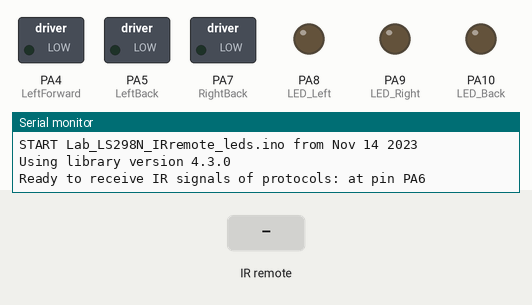
Recording of a sketch running on a simulated STM32 Blue Pill. On the bench: switched loads named in the sketch (green lamp = pin HIGH), output pins drawn as LEDs (lit = HIGH), the last lines printed to the serial monitor. Inputs (shaded band) come from the test bench. Pins used as bus, display or sensor lines are not drawn.

Above: at 1.2 s.
1.3 s: infrared code 0x11 received
At 2.3 s:
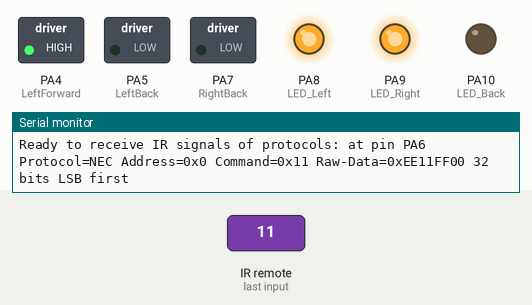
2.8 s: infrared code 0x14 received
At 3.5 s:
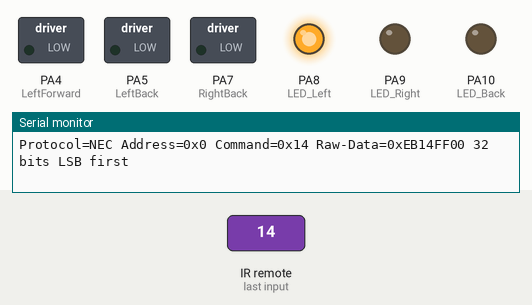
4.3 s: infrared code 0x16 received
At 4.6 s:
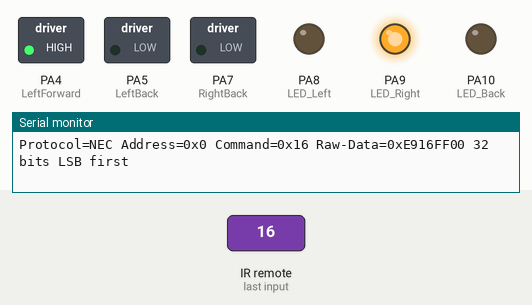
5.8 s: infrared code 0x19 received
At 7.0 s:
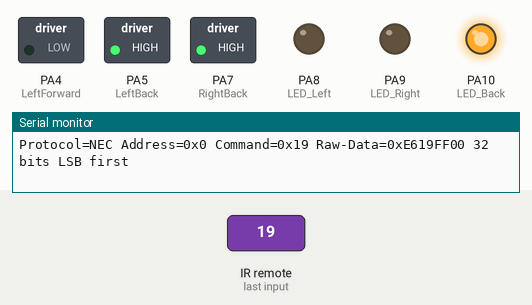
Timing chart, 0 to 8.3 s (numbered marks = the images above; inputs shaded):
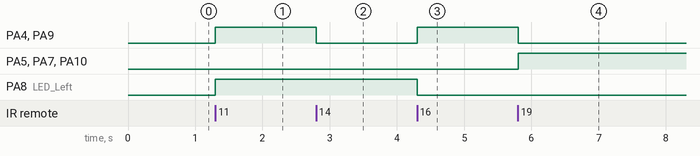

Measured:
- after the input at 1.3 s, PA4 (LeftForward), PA8 (LED_Left), PA9 (LED_Right): LOW → HIGH at once
- after the input at 2.8 s, PA4 (LeftForward), PA9 (LED_Right): HIGH → LOW at once
- after the input at 4.3 s, PA4 (LeftForward), PA9 (LED_Right): LOW → HIGH at once; PA8 (LED_Left): HIGH → LOW at once
- after the input at 5.8 s, PA4 (LeftForward), PA9 (LED_Right): HIGH → LOW at once; PA5 (LeftBack), PA7 (RightBack), PA10 (LED_Back): LOW → HIGH at once

The sketch:

Lab_LS298N_IRremote_leds.ino
```cpp
/*
 * Specify which protocol(s) should be used for decoding.
 * If no protocol is defined, all protocols (except Bang&Olufsen) are active.
 * This must be done before the #include <IRremote.hpp>
 */

#define DECODE_NEC          // Includes Apple and Onkyo

#define LED_Left 8
#define LED_Right 9
#define LED_Back 10

#define LeftForward 4   // Motor Black -     LS298N IN1 -> Arduino Pin4
#define LeftBack 5      // Motor Red     +     LS298N IN2 -> Arduino Pin5
#define RightForward 6  // Motor Black -     LS298N IN3 -> Arduino Pin6
#define RightBack 7    // Motor Red     +     LS298N IN4 -> Arduino Pin7

#include <Arduino.h>

#include "PinDefinitionsAndMore.h" // Define macros for input and output pin etc.
#include <IRremote.hpp>

void setup() {
    pinMode(LED_Left, OUTPUT);
    pinMode(LED_Right, OUTPUT);
    pinMode(LED_Back, OUTPUT);
    Serial.begin(115200);
    // Just to know which program is running on my Arduino
    Serial.println(F("START " __FILE__ " from " __DATE__ "\r\nUsing library version " VERSION_IRREMOTE));

    // Start the receiver and if not 3. parameter specified, take LED_BUILTIN pin from the internal boards definition as default feedback LED
    IrReceiver.begin(IR_RECEIVE_PIN, ENABLE_LED_FEEDBACK);

    Serial.print(F("Ready to receive IR signals of protocols: "));
    printActiveIRProtocols(&Serial);
    Serial.println(F("at pin " STR(IR_RECEIVE_PIN)));
    // motor
    pinMode(LeftForward,OUTPUT);
    pinMode(LeftBack,OUTPUT);
    pinMode(RightForward,OUTPUT);
    pinMode(RightBack,OUTPUT);
    initCar();
}

//  ------   motor
void initCar(){
	//默认全是低电平 停止状态
  digitalWrite(LeftForward,LOW);
	digitalWrite(LeftBack,LOW);
	digitalWrite(RightForward,LOW);
	digitalWrite(RightBack,LOW);
}

void go(){
  // 左轮前进
  digitalWrite(LeftForward,HIGH);
	digitalWrite(LeftBack,LOW);
  // 右轮前进
	digitalWrite(RightForward,HIGH);
	digitalWrite(RightBack,LOW);
}

void back(){
  //左轮后退
  digitalWrite(LeftForward,LOW);
	digitalWrite(LeftBack,HIGH);
  //右轮后退
	digitalWrite(RightForward,LOW);
	digitalWrite(RightBack,HIGH);
}

/* 左转 */
void turnLeft(){
  //左轮不动
  digitalWrite(LeftForward,LOW);
	digitalWrite(LeftBack,LOW);
  // 右轮前进
	digitalWrite(RightForward,HIGH);
	digitalWrite(RightBack,LOW);
}

/* 右转 */
void turnRight(){
  // 左轮前进
  digitalWrite(LeftForward,HIGH);
	digitalWrite(LeftBack,LOW);
  // 右轮不动
  digitalWrite(RightForward,LOW);
	digitalWrite(RightBack,LOW);
}

void stopCar(){
	initCar();
}

void loop() {
    /*
     * Check if received data is available and if yes, try to decode it.
     * Decoded result is in the IrReceiver.decodedIRData structure.
     *
     * E.g. command is in IrReceiver.decodedIRData.command
     * address is in command is in IrReceiver.decodedIRData.address
     * and up to 32 bit raw data in IrReceiver.decodedIRData.decodedRawData
     */
    if (IrReceiver.decode()) {

        /*
         * Print a short summary of received data
         */
        IrReceiver.printIRResultShort(&Serial);
        IrReceiver.printIRSendUsage(&Serial);
        if (IrReceiver.decodedIRData.protocol == UNKNOWN) {
            Serial.println(F("Received noise or an unknown (or not yet enabled) protocol"));
            // We have an unknown protocol here, print more info
            IrReceiver.printIRResultRawFormatted(&Serial, true);
        }
        Serial.println();

        /*
         * !!!Important!!! Enable receiving of the next value,
         * since receiving has stopped after the end of the current received data packet.
         */
        IrReceiver.resume(); // Enable receiving of the next value

        /*
         * Finally, check the received data and perform actions according to the received command
         */
        if (IrReceiver.decodedIRData.command == 0x11) {
            // forward - 2
             digitalWrite(LED_Left, HIGH);
             digitalWrite(LED_Right, HIGH);
            digitalWrite(LED_Back, LOW);
            go();

        } else if (IrReceiver.decodedIRData.command == 0x14) {
            // Left - 4
            digitalWrite(LED_Left, HIGH);
            digitalWrite(LED_Right, LOW);
            digitalWrite(LED_Back, LOW);
            turnLeft();

        } else if (IrReceiver.decodedIRData.command == 0x16) {
            // right - 6
            digitalWrite(LED_Left, LOW);
            digitalWrite(LED_Right, HIGH);
            digitalWrite(LED_Back, LOW);
            turnRight();
        } else if (IrReceiver.decodedIRData.command == 0x19) {
            // back
             digitalWrite(LED_Left, LOW);
             digitalWrite(LED_Right, LOW);
             digitalWrite(LED_Back, HIGH);
             back();
        } else if (IrReceiver.decodedIRData.command == 0x0) {
            // stop
            digitalWrite(LED_Left, LOW);
            digitalWrite(LED_Right, LOW);
            digitalWrite(LED_Back, LOW);
            stopCar();

        }
    }
}
```

PinDefinitionsAndMore.h
```cpp
// (licence header left out)
/*
 * Pin mapping table for different platforms
 *
 * Platform     IR input    IR output   Tone      Core/Pin schema
 * --------------------------------------------------------------
 * DEFAULT/AVR  2           3           4         Arduino
 * ATtinyX5     0|PB0       4|PB4       3|PB3     ATTinyCore
 * ATtiny167    3|PA3       2|PA2       7|PA7     ATTinyCore
 * ATtiny167    9|PA3       8|PA2       5|PA7     Digispark pro
 * ATtiny3217  18|PA1      19|PA2      20|PA3     MegaTinyCore
 * ATtiny1604   2           3|PA5       %
 * ATtiny816   14|PA1      16|PA3       1|PA5     MegaTinyCore
 * ATtiny1614   8|PA1      10|PA3       1|PA5     MegaTinyCore
 * SAMD21       3           4           5
 * ESP8266      14|D5       12|D6       %
 * ESP32        15          4           27
 * BluePill     PA6         PA7         PA3
 * APOLLO3      11          12          5
 * RP2040       3|GPIO15    4|GPIO16    5|GPIO17
 */
//#define _IR_MEASURE_TIMING // For debugging purposes.

#if defined(__AVR__)
#if defined(__AVR_ATtiny25__) || defined(__AVR_ATtiny45__) || defined(__AVR_ATtiny85__) // Digispark board
#include "ATtinySerialOut.hpp" // TX is at pin 2 - Available as Arduino library "ATtinySerialOut". Saves 700 bytes program memory and 70 bytes RAM for ATtinyCore
#define IR_RECEIVE_PIN  0
#define IR_SEND_PIN     4 // Pin 2 is serial output with ATtinySerialOut. Pin 1 is internal LED and Pin3 is USB+ with pullup on Digispark board.
#define TONE_PIN        3
#define _IR_TIMING_TEST_PIN 3

#  elif defined(__AVR_ATtiny87__) || defined(__AVR_ATtiny167__) // Digispark pro board
#include "ATtinySerialOut.hpp" // Available as Arduino library "ATtinySerialOut"
// For ATtiny167 Pins PB6 and PA3 are usable as interrupt source.
#  if defined(ARDUINO_AVR_DIGISPARKPRO)
#define IR_RECEIVE_PIN   9 // PA3 - on Digispark board labeled as pin 9
//#define IR_RECEIVE_PIN  14 // PB6 / INT0 is connected to USB+ on DigisparkPro boards
#define IR_SEND_PIN      8 // PA2 - on Digispark board labeled as pin 8
#define TONE_PIN         5 // PA7 - on Digispark board labeled as pin 5
#define _IR_TIMING_TEST_PIN 10 // PA4
#  else
#define IR_RECEIVE_PIN  3 // PA3 - on Digispark board labeled as pin 9
#define IR_SEND_PIN     2 // PA2 - on Digispark board labeled as pin 8
#define TONE_PIN        7 // PA7 - on Digispark board labeled as pin 5
#  endif

#  elif defined(__AVR_ATtiny88__) // MH-ET Tiny88 board
#include "ATtinySerialOut.hpp" // Available as Arduino library "ATtinySerialOut". Saves 128 bytes program memory
// Pin 6 is TX pin 7 is RX
#define IR_RECEIVE_PIN   3 // INT1
#define IR_SEND_PIN      4
#define TONE_PIN         9
#define _IR_TIMING_TEST_PIN 8

#  elif defined(__AVR_ATtiny1616__)  || defined(__AVR_ATtiny3216__) || defined(__AVR_ATtiny3217__) // Tiny Core Dev board
#define IR_RECEIVE_PIN  18
#define IR_SEND_PIN     19
#define TONE_PIN        20
#define APPLICATION_PIN  0 // PA4
#undef LED_BUILTIN         // No LED available on the TinyCore 32 board, take the one on the programming board which is connected to the DAC output
#define LED_BUILTIN      2 // PA6

#  elif defined(__AVR_ATtiny816__) // Tiny Core Micro
#define IR_RECEIVE_PIN  14 // PA1
#define IR_SEND_PIN     16 // PA3
#define TONE_PIN         1 // PA5
#define APPLICATION_PIN  0 // PA4
#undef LED_BUILTIN         // No LED available, take the one which is connected to the DAC output
#define LED_BUILTIN      4 // PB5

#  elif defined(__AVR_ATtiny1614__)
#define IR_RECEIVE_PIN   8 // PA1
#define IR_SEND_PIN     10 // PA3
#define TONE_PIN         1 // PA5
#define APPLICATION_PIN  0 // PA4

#  elif defined(__AVR_ATtiny1604__)
#define IR_RECEIVE_PIN   2 // To be compatible with interrupt example, pin 2 is chosen here.
#define IR_SEND_PIN      3
#define APPLICATION_PIN  5

#define tone(...) void()      // Define as void, since TCB0_INT_vect is also used by tone()
#define noTone(a) void()
#define TONE_PIN        42 // Dummy for examples using it

#  elif defined(__AVR_ATmega1284__) || defined(__AVR_ATmega1284P__) \
|| defined(__AVR_ATmega644__) || defined(__AVR_ATmega644P__) \
|| defined(__AVR_ATmega324P__) || defined(__AVR_ATmega324A__) \
|| defined(__AVR_ATmega324PA__) || defined(__AVR_ATmega164A__) \
|| defined(__AVR_ATmega164P__) || defined(__AVR_ATmega32__) \
|| defined(__AVR_ATmega16__) || defined(__AVR_ATmega8535__) \
|| defined(__AVR_ATmega64__) || defined(__AVR_ATmega128__) \
|| defined(__AVR_ATmega1281__) || defined(__AVR_ATmega2561__) \
|| defined(__AVR_ATmega8515__) || defined(__AVR_ATmega162__)
#define IR_RECEIVE_PIN      2
#define IR_SEND_PIN        13
#define TONE_PIN            4
#define APPLICATION_PIN     5
#define ALTERNATIVE_IR_FEEDBACK_LED_PIN 6 // E.g. used for examples which use LED_BUILDIN for example output.
#define _IR_TIMING_TEST_PIN 7

#  else // Default as for ATmega328 like on Uno, Nano, Leonardo, Teensy 2.0 etc.
#define IR_RECEIVE_PIN      2 // To be compatible with interrupt example, pin 2 is chosen here.
#define IR_SEND_PIN         3
#define TONE_PIN            4
#define APPLICATION_PIN     5
#define ALTERNATIVE_IR_FEEDBACK_LED_PIN 6 // E.g. used for examples which use LED_BUILDIN for example output.
#define _IR_TIMING_TEST_PIN 7

#    if defined(ARDUINO_AVR_PROMICRO) // Sparkfun Pro Micro is __AVR_ATmega32U4__ but has different external circuit
// We have no built in LED at pin 13 -> reuse RX LED
#undef LED_BUILTIN
#define LED_BUILTIN         LED_BUILTIN_RX
#    endif
#  endif // defined(__AVR_ATtiny25__)...

#elif defined(ESP8266)
#define FEEDBACK_LED_IS_ACTIVE_LOW // The LED on my board (D4) is active LOW
#define IR_RECEIVE_PIN          14 // D5
#define IR_SEND_PIN             12 // D6 - D4/pin 2 is internal LED
#define _IR_TIMING_TEST_PIN      2 // D4
#define APPLICATION_PIN         13 // D7

#define tone(...) void()      // tone() inhibits receive timer
#define noTone(a) void()
#define TONE_PIN                42 // Dummy for examples using it

#elif defined(CONFIG_IDF_TARGET_ESP32C3)
#define IR_INPUT_PIN             8
#define IR_SEND_PIN              9
#define TONE_PIN                10 // ADC2_0
#define APPLICATION_PIN         11

#elif defined(ESP32)
#include <Arduino.h>

// tone() is included in ESP32 core since 2.0.2
#if !defined(ESP_ARDUINO_VERSION_VAL)
#define ESP_ARDUINO_VERSION_VAL(major, minor, patch) 12345678
#endif
#if ESP_ARDUINO_VERSION  <= ESP_ARDUINO_VERSION_VAL(2, 0, 2)
#define TONE_LEDC_CHANNEL        1  // Using channel 1 makes tone() independent of receiving timer -> No need to stop receiving timer.
void tone(uint8_t aPinNumber, unsigned int aFrequency){
    ledcAttachPin(aPinNumber, TONE_LEDC_CHANNEL);
    ledcWriteTone(TONE_LEDC_CHANNEL, aFrequency);
}
void tone(uint8_t aPinNumber, unsigned int aFrequency, unsigned long aDuration){
    ledcAttachPin(aPinNumber, TONE_LEDC_CHANNEL);
    ledcWriteTone(TONE_LEDC_CHANNEL, aFrequency);
    delay(aDuration);
    ledcWriteTone(TONE_LEDC_CHANNEL, 0);
}
void noTone(uint8_t aPinNumber){
    ledcWriteTone(TONE_LEDC_CHANNEL, 0);
}
#endif // ESP_ARDUINO_VERSION  <= ESP_ARDUINO_VERSION_VAL(2, 0, 2)

#define IR_RECEIVE_PIN          15  // D15
#define IR_SEND_PIN              4  // D4
#define TONE_PIN                27  // D27 25 & 26 are DAC0 and 1
#define APPLICATION_PIN         16  // RX2 pin

#elif defined(ARDUINO_ARCH_STM32) || defined(ARDUINO_ARCH_STM32F1) // BluePill
// Timer 3 blocks PA6, PA7, PB0, PB1 for use by Servo or tone()
#define IR_RECEIVE_PIN          PA6
#define IR_RECEIVE_PIN_STRING   "PA6"
#define IR_SEND_PIN             PA7
#define IR_SEND_PIN_STRING      "PA7"
#define TONE_PIN                PA3
#define _IR_TIMING_TEST_PIN     PA5
#define APPLICATION_PIN         PA2
#define APPLICATION_PIN_STRING  "PA2"
#  if defined(ARDUINO_GENERIC_STM32F103C) || defined(ARDUINO_BLUEPILL_F103C8)
// BluePill LED is active low
#define FEEDBACK_LED_IS_ACTIVE_LOW
#  endif

#elif defined(ARDUINO_ARCH_APOLLO3) // Sparkfun Apollo boards
#define IR_RECEIVE_PIN  11
#define IR_SEND_PIN     12
#define TONE_PIN         5

#elif defined(ARDUINO_ARCH_MBED) && defined(ARDUINO_ARCH_MBED_NANO) // Arduino Nano 33 BLE
#define IR_RECEIVE_PIN      3   // GPIO15 Start with pin 3 since pin 2|GPIO25 is connected to LED on Pi pico
#define IR_SEND_PIN         4   // GPIO16
#define TONE_PIN            5
#define APPLICATION_PIN     6
#define ALTERNATIVE_IR_FEEDBACK_LED_PIN 7 // E.g. used for examples which use LED_BUILDIN for example output.
#define _IR_TIMING_TEST_PIN 8

#elif defined(ARDUINO_ARCH_RP2040) // Arduino Nano Connect, Pi Pico with arduino-pico core https://github.com/earlephilhower/arduino-pico
#define IR_RECEIVE_PIN      15  // GPIO15 to be compatible with the Arduino Nano RP2040 Connect (pin3)
#define IR_SEND_PIN         16  // GPIO16
#define TONE_PIN            17
#define APPLICATION_PIN     18
#define ALTERNATIVE_IR_FEEDBACK_LED_PIN 19 // E.g. used for examples which use LED_BUILDIN for example output.
#define _IR_TIMING_TEST_PIN 20

// If you program the Nano RP2040 Connect with this core, then you must redefine LED_BUILTIN
// and use the external reset with 1 kOhm to ground to enter UF2 mode
#undef LED_BUILTIN
#define LED_BUILTIN          6

#elif defined(PARTICLE) // !!!UNTESTED!!!
#define IR_RECEIVE_PIN      A4
#define IR_SEND_PIN         A5 // Particle supports multiple pins

#define LED_BUILTIN         D7

/*
 * 4 times the same (default) layout for easy adaption in the future
 */
#elif defined(TEENSYDUINO) // Teensy 2.0 is handled at default for ATmega328 like on Uno, Nano, Leonardo etc.
#define IR_RECEIVE_PIN      2
#define IR_SEND_PIN         3
#define TONE_PIN            4
#define APPLICATION_PIN     5
#define ALTERNATIVE_IR_FEEDBACK_LED_PIN 6 // E.g. used for examples which use LED_BUILDIN for example output.
#define _IR_TIMING_TEST_PIN 7

#elif defined(ARDUINO_ARCH_MBED) // Arduino Nano 33 BLE
#define IR_RECEIVE_PIN      2
#define IR_SEND_PIN         3
#define TONE_PIN            4
#define APPLICATION_PIN     5
#define ALTERNATIVE_IR_FEEDBACK_LED_PIN 6 // E.g. used for examples which use LED_BUILDIN for example output.
#define _IR_TIMING_TEST_PIN 7

#elif defined(ARDUINO_ARCH_SAMD) || defined(ARDUINO_ARCH_SAM)
#define IR_RECEIVE_PIN      2
#define IR_SEND_PIN         3
#define TONE_PIN            4
#define APPLICATION_PIN     5
#define ALTERNATIVE_IR_FEEDBACK_LED_PIN 6 // E.g. used for examples which use LED_BUILDIN for example output.
#define _IR_TIMING_TEST_PIN 7

#if !defined(ARDUINO_SAMD_ADAFRUIT)
// On the Zero and others we switch explicitly to SerialUSB
#define Serial SerialUSB
#endif

// Definitions for the Chinese SAMD21 M0-Mini clone, which has no led connected to D13/PA17.
// Attention!!! D2 and D4 are swapped on these boards!!!
// If you connect the LED, it is on pin 24/PB11. In this case activate the next two lines.
//#undef LED_BUILTIN
//#define LED_BUILTIN 24 // PB11
// As an alternative you can choose pin 25, it is the RX-LED pin (PB03), but active low.In this case activate the next 3 lines.
//#undef LED_BUILTIN
//#define LED_BUILTIN 25 // PB03
//#define FEEDBACK_LED_IS_ACTIVE_LOW // The RX LED on the M0-Mini is active LOW

#elif defined (NRF51) // BBC micro:bit
#define IR_RECEIVE_PIN      2
#define IR_SEND_PIN         3
#define APPLICATION_PIN     1
#define _IR_TIMING_TEST_PIN 4

#define tone(...) void()    // no tone() available
#define noTone(a) void()
#define TONE_PIN           42 // Dummy for examples using it

#else
#warning Board / CPU is not detected using pre-processor symbols -> using default values, which may not fit. Please extend PinDefinitionsAndMore.h.
// Default valued for unidentified boards
#define IR_RECEIVE_PIN      2
#define IR_SEND_PIN         3
#define TONE_PIN            4
#define APPLICATION_PIN     5
#define ALTERNATIVE_IR_FEEDBACK_LED_PIN 6 // E.g. used for examples which use LED_BUILDIN for example output.
#define _IR_TIMING_TEST_PIN 7
#endif // defined(ESP8266)

#if defined(ESP32) || defined(ARDUINO_ARCH_RP2040) || defined(PARTICLE) || defined(ARDUINO_ARCH_MBED)
#define SEND_PWM_BY_TIMER // We do not have pin restrictions for this CPU's, so lets use the hardware PWM for send carrier signal generation
#else
# if defined(SEND_PWM_BY_TIMER)
#undef IR_SEND_PIN // SendPin is determined by timer! This avoids warning in IRTimer.hpp
#  endif
#endif

#if !defined (FLASHEND)
#define FLASHEND 0xFFFF // Dummy value for platforms where FLASHEND is not defined
#endif
#if !defined (RAMEND)
#define RAMEND 0xFFFF // Dummy value for platforms where RAMEND is not defined
#endif
#if !defined (RAMSIZE)
#define RAMSIZE 0xFFFF // Dummy value for platforms where RAMSIZE is not defined
#endif

/*
 * Helper macro for getting a macro definition as string
 */
#if !defined(STR_HELPER)
#define STR_HELPER(x) #x
#define STR(x) STR_HELPER(x)
#endif
```
